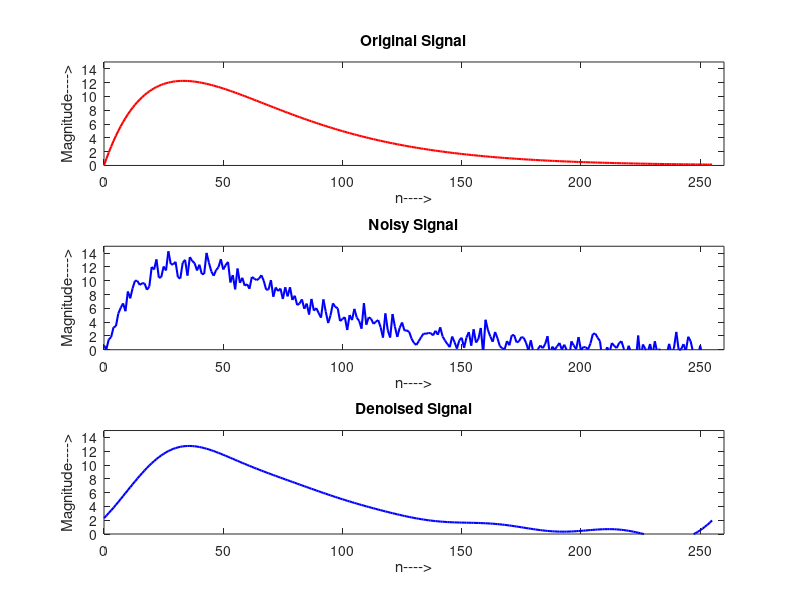
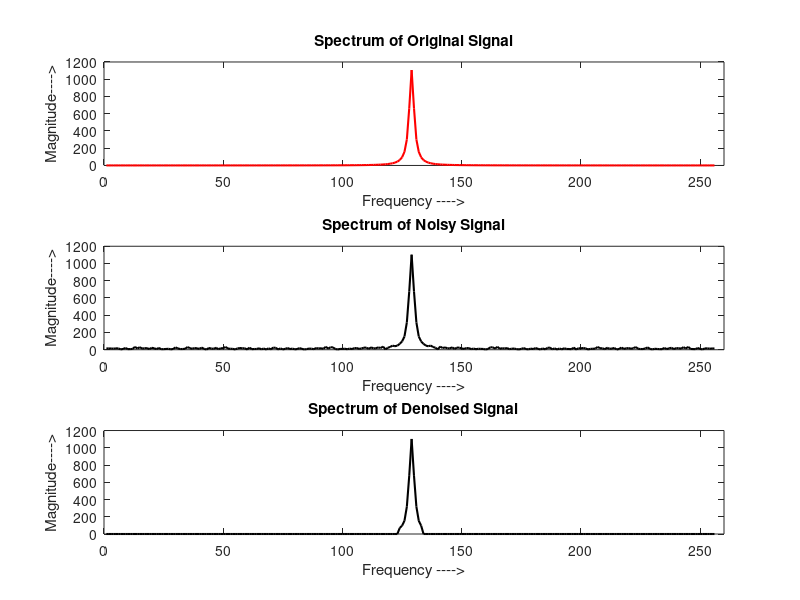
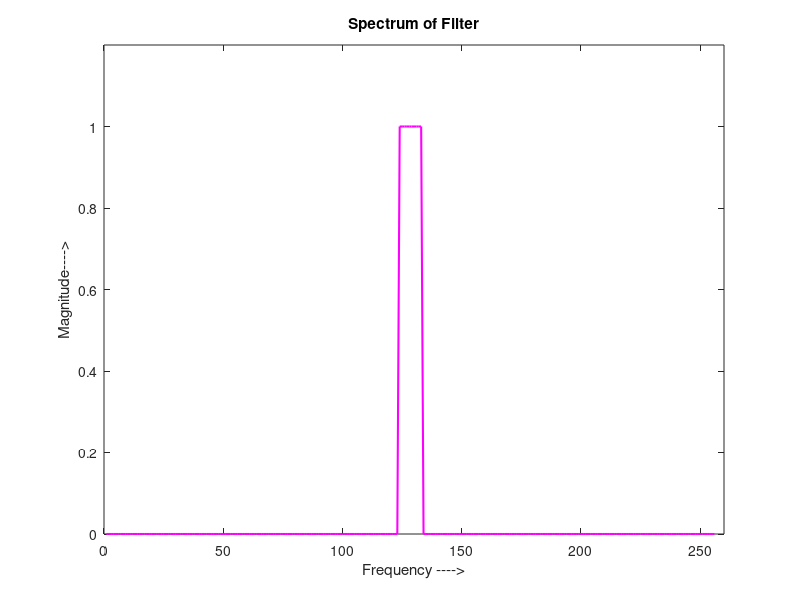

The MATLAB script that drew these images, in order:

% V7_4.m   Filtering the noise using fft

%%% Developed by Dr. M. Venu Gopala Rao, 
%%% Email: mvgr03@kluniversity.in,  mvgr03@gmail.com,

% -----------------------------------------------------------------------

clear all; close all; clc;

n = 0:255;
x = n.*exp(-0.03*n); % desired signal

y = x + randn(size(x)); % noisy signal

figure(1);
subplot(3,1,1); plot(n,x,'r','LineWidth',1.5); % let's use plot instead of stem
xlabel('n---->'); ylabel('Magnitude---->');
title('Original Signal'); axis([0 260 0 15]);

subplot(3,1,2);plot(n,y,'b','LineWidth',1.5); % since it is a long sequence
xlabel('n---->'); ylabel('Magnitude---->');
title('Noisy Signal'); axis([0 260 0 15]); 

X = fft(x);
Y = fft(y);

figure(2);subplot(3,1,1);plot(fftshift(abs(X)),'r','LineWidth',1.5 );
xlabel('Frequency ---->'); ylabel('Magnitude---->');
title('Spectrum of Original Signal');
axis([0 260 0 1200]);

subplot(3,1,2);plot(fftshift(abs(Y)),'k','LineWidth',1.5 );
xlabel('Frequency ---->'); ylabel('Magnitude---->');
title('Spectrum of Noisy Signal');
axis([0 260 0 1200]);

% H = [ones(1,15) zeros(1,226), ones(1,15)]; % the filter response
H = [ones(1,5) zeros(1,246), ones(1,5)]; % the filter response

figure(3);
plot(fftshift(H),'m','LineWidth',1.5);
xlabel('Frequency ---->'); ylabel('Magnitude---->');
title('Spectrum of Filter');
axis([0 260 0 1.2]);


Z = Y.*H; % filter in frequency domain
z = ifft(Z);
figure(1);subplot(3,1,3);plot(n, real(z),'b','LineWidth',1.5);
xlabel('n---->'); ylabel('Magnitude---->');
title('Denoised Signal'); axis([0 260 0 15]); 
axis([0 260 0 15]);

p = fft(z);
figure(2);
subplot(3,1,3);plot(fftshift(abs(p)),'k','LineWidth',1.5 );
xlabel('Frequency ---->'); ylabel('Magnitude---->');
title('Spectrum of Denoised Signal');
axis([0 260 0 1200]);

